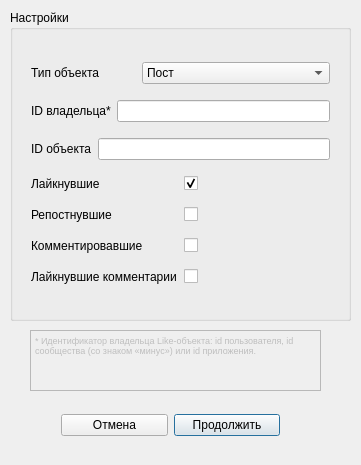
<?xml version="1.0" encoding="UTF-8"?>
<ui version="4.0">
 <class>another</class>
 <widget class="QMainWindow" name="another">
  <property name="geometry">
   <rect>
    <x>0</x>
    <y>0</y>
    <width>361</width>
    <height>465</height>
   </rect>
  </property>
  <property name="windowTitle">
   <string>another</string>
  </property>
  <widget class="QWidget" name="centralWidget">
   <widget class="QGroupBox" name="groupBox">
    <property name="geometry">
     <rect>
      <x>10</x>
      <y>10</y>
      <width>341</width>
      <height>311</height>
     </rect>
    </property>
    <property name="title">
     <string>Настройки</string>
    </property>
    <widget class="QWidget" name="layoutWidget">
     <property name="geometry">
      <rect>
       <x>10</x>
       <y>31</y>
       <width>321</width>
       <height>271</height>
      </rect>
     </property>
     <layout class="QVBoxLayout" name="verticalLayout">
      <item>
       <layout class="QHBoxLayout" name="horizontalLayout">
        <item>
         <widget class="QLabel" name="label">
          <property name="text">
           <string>Тип объекта</string>
          </property>
         </widget>
        </item>
        <item>
         <widget class="QComboBox" name="objectType">
          <item>
           <property name="text">
            <string>Пост</string>
           </property>
          </item>
          <item>
           <property name="text">
            <string>Фото</string>
           </property>
          </item>
          <item>
           <property name="text">
            <string>Обсуждение</string>
           </property>
          </item>
          <item>
           <property name="text">
            <string>Аудио</string>
           </property>
          </item>
          <item>
           <property name="text">
            <string>Видео</string>
           </property>
          </item>
          <item>
           <property name="text">
            <string>Заметка</string>
           </property>
          </item>
          <item>
           <property name="text">
            <string>Товар</string>
           </property>
          </item>
          <item>
           <property name="text">
            <string>Комментарий к посту</string>
           </property>
          </item>
          <item>
           <property name="text">
            <string>Комментарий к фото</string>
           </property>
          </item>
          <item>
           <property name="text">
            <string>Комментарий к видео</string>
           </property>
          </item>
          <item>
           <property name="text">
            <string>Комментарий в обсуждении</string>
           </property>
          </item>
          <item>
           <property name="text">
            <string>Комментарий к товару</string>
           </property>
          </item>
         </widget>
        </item>
       </layout>
      </item>
      <item>
       <layout class="QHBoxLayout" name="horizontalLayout_2">
        <item>
         <widget class="QLabel" name="label_2">
          <property name="text">
           <string>ID владельца*</string>
          </property>
         </widget>
        </item>
        <item>
         <widget class="QLineEdit" name="ownerID">
          <property name="toolTip">
           <string>&lt;html&gt;&lt;head/&gt;&lt;body&gt;&lt;p&gt;Добавьте &amp;quot;-&amp;quot; перед ID группы.&lt;/p&gt;&lt;/body&gt;&lt;/html&gt;</string>
          </property>
         </widget>
        </item>
       </layout>
      </item>
      <item>
       <layout class="QHBoxLayout" name="horizontalLayout_3">
        <item>
         <widget class="QLabel" name="label_3">
          <property name="text">
           <string>ID объекта</string>
          </property>
         </widget>
        </item>
        <item>
         <widget class="QLineEdit" name="objectID">
          <property name="toolTip">
           <string>&lt;html&gt;&lt;head/&gt;&lt;body&gt;&lt;p&gt;ID Like-объекта&lt;/p&gt;&lt;/body&gt;&lt;/html&gt;</string>
          </property>
         </widget>
        </item>
       </layout>
      </item>
      <item>
       <layout class="QHBoxLayout" name="horizontalLayout_4">
        <item>
         <widget class="QLabel" name="label_4">
          <property name="text">
           <string>Лайкнувшие</string>
          </property>
         </widget>
        </item>
        <item>
         <widget class="QCheckBox" name="liked">
          <property name="enabled">
           <bool>true</bool>
          </property>
          <property name="text">
           <string/>
          </property>
          <property name="checked">
           <bool>true</bool>
          </property>
         </widget>
        </item>
       </layout>
      </item>
      <item>
       <layout class="QHBoxLayout" name="horizontalLayout_6">
        <item>
         <widget class="QLabel" name="label_5">
          <property name="text">
           <string>Репостнувшие</string>
          </property>
         </widget>
        </item>
        <item>
         <widget class="QCheckBox" name="reposted">
          <property name="enabled">
           <bool>true</bool>
          </property>
          <property name="text">
           <string/>
          </property>
          <property name="checked">
           <bool>false</bool>
          </property>
         </widget>
        </item>
       </layout>
      </item>
      <item>
       <layout class="QHBoxLayout" name="horizontalLayout_7">
        <item>
         <widget class="QLabel" name="label_6">
          <property name="text">
           <string>Комментировавшие</string>
          </property>
         </widget>
        </item>
        <item>
         <widget class="QCheckBox" name="commented">
          <property name="enabled">
           <bool>true</bool>
          </property>
          <property name="text">
           <string/>
          </property>
          <property name="checked">
           <bool>false</bool>
          </property>
         </widget>
        </item>
       </layout>
      </item>
      <item>
       <layout class="QHBoxLayout" name="horizontalLayout_8">
        <item>
         <widget class="QLabel" name="label_7">
          <property name="text">
           <string>Лайкнувшие комментарии</string>
          </property>
         </widget>
        </item>
        <item>
         <widget class="QCheckBox" name="likedComments">
          <property name="enabled">
           <bool>true</bool>
          </property>
          <property name="text">
           <string/>
          </property>
          <property name="checked">
           <bool>false</bool>
          </property>
         </widget>
        </item>
       </layout>
      </item>
     </layout>
    </widget>
   </widget>
   <widget class="QWidget" name="layoutWidget">
    <property name="geometry">
     <rect>
      <x>50</x>
      <y>400</y>
      <width>241</width>
      <height>51</height>
     </rect>
    </property>
    <layout class="QHBoxLayout" name="horizontalLayout_5">
     <item>
      <widget class="QPushButton" name="cancel">
       <property name="text">
        <string>Отмена</string>
       </property>
      </widget>
     </item>
     <item>
      <widget class="QPushButton" name="continue_2">
       <property name="text">
        <string>Продолжить</string>
       </property>
       <property name="default">
        <bool>true</bool>
       </property>
      </widget>
     </item>
    </layout>
   </widget>
   <widget class="QTextBrowser" name="textBrowser">
    <property name="enabled">
     <bool>false</bool>
    </property>
    <property name="geometry">
     <rect>
      <x>30</x>
      <y>330</y>
      <width>291</width>
      <height>61</height>
     </rect>
    </property>
    <property name="autoFillBackground">
     <bool>false</bool>
    </property>
    <property name="html">
     <string>&lt;!DOCTYPE HTML PUBLIC &quot;-//W3C//DTD HTML 4.0//EN&quot; &quot;http://www.w3.org/TR/REC-html40/strict.dtd&quot;&gt;
&lt;html&gt;&lt;head&gt;&lt;meta name=&quot;qrichtext&quot; content=&quot;1&quot; /&gt;&lt;style type=&quot;text/css&quot;&gt;
p, li { white-space: pre-wrap; }
&lt;/style&gt;&lt;/head&gt;&lt;body style=&quot; font-family:'MS Shell Dlg 2'; font-size:7.8pt; font-weight:400; font-style:normal;&quot;&gt;
&lt;p style=&quot; margin-top:0px; margin-bottom:0px; margin-left:0px; margin-right:0px; -qt-block-indent:0; text-indent:0px;&quot;&gt;&lt;span style=&quot; font-family:'.SF NS Text'; font-size:7pt;&quot;&gt;* Идентификатор владельца Like-объекта: id пользователя, id сообщества (со знаком «минус») или id приложения.&lt;/span&gt;&lt;/p&gt;&lt;/body&gt;&lt;/html&gt;</string>
    </property>
   </widget>
  </widget>
 </widget>
 <layoutdefault spacing="6" margin="11"/>
 <resources/>
 <connections/>
</ui>
